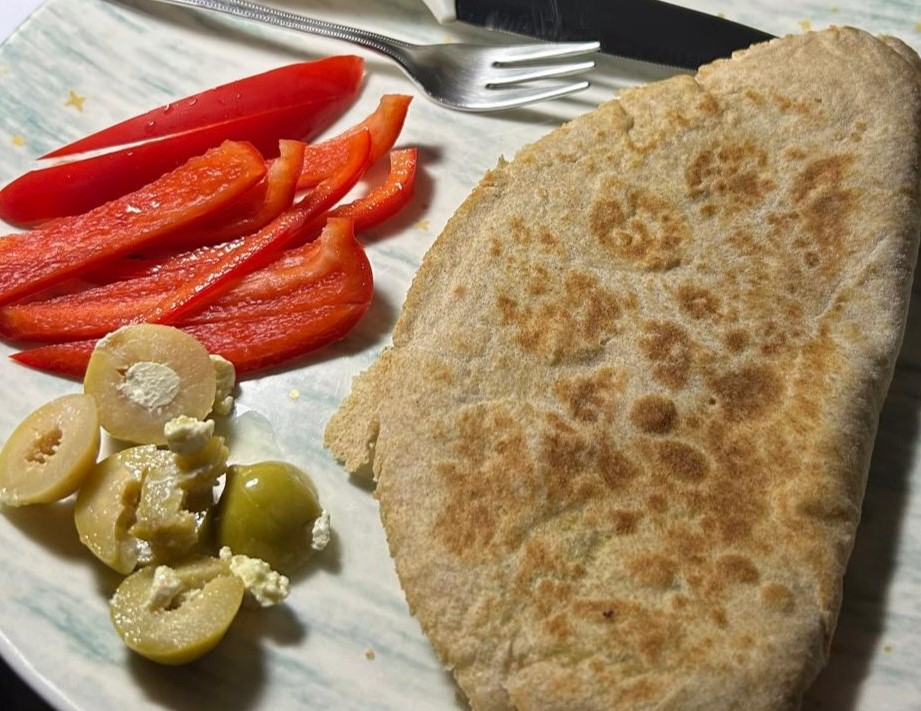
#> input picture breakfast.jpg, 921 x 711 px
$ python ImageProcessing.py
#> lines starting #> are read from the running program, lines starting #| are printed output that depends on the picture; after the words box and inside, x2 and y2 are one past the last pixel; in counts of white or black regions, pixels touching at a corner belong together
import numpy as np
import cv2 as cv
import matplotlib.pyplot as plt

img = cv.imread('breakfast.jpg')
#> img is the input picture: shape (711, 921, 3); mean B, G, R 95.8, 127, 162.2
cv.imshow("Display window", img)
k = cv.waitKey(0)
#> (key Esc is pressed here)

#*******************************************************************#
src_gray = cv.cvtColor(img, cv.COLOR_BGR2GRAY)
cv.imshow("Display window", src_gray)
k = cv.waitKey(0)
#> (key Esc is pressed here)

#*******************************************************************#
dst = cv.equalizeHist(src_gray)
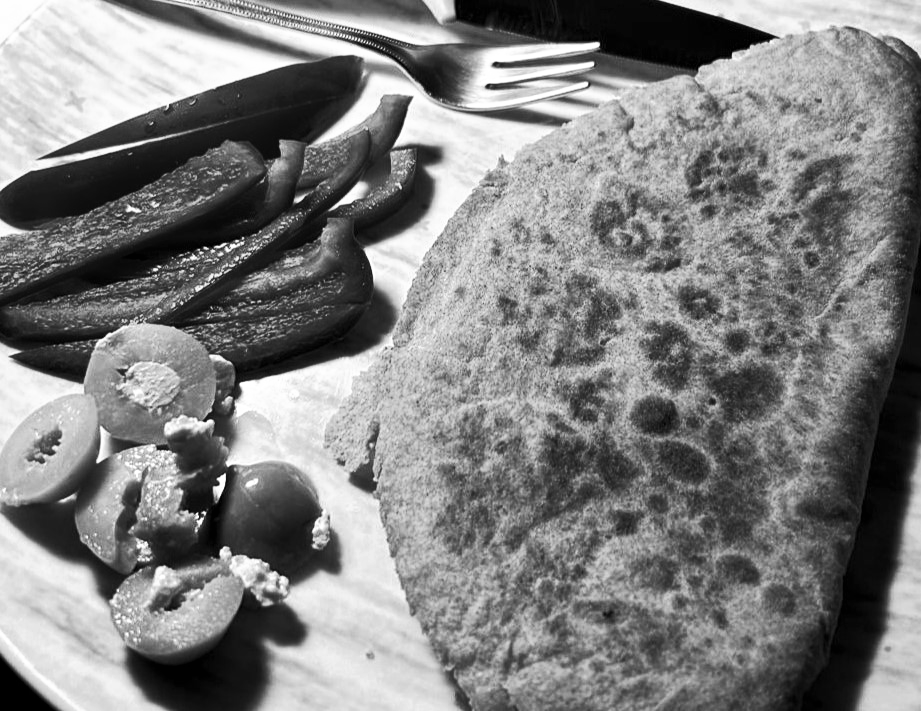
#> dst: shape (711, 921); min 0, max 255, mean 128.2
cv.imshow('Equalized Image', dst)
plt.hist(dst.ravel(),256,[0,256]); plt.show()
#> after `plt.hist(dst.ravel(), 256, [0, 256])`:
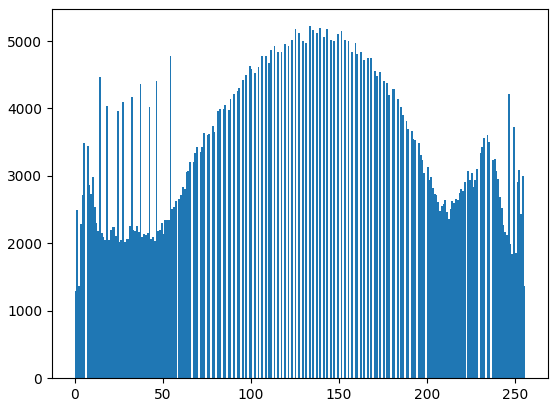
#> figure drawn by matplotlib, 1 panel; tallest bar 5220 high, from x = 133 to 134
cv.waitKey(0)

#***********************************************************************#
c = np.random.uniform(0, 2)
print("\n")
print(f"The Value of c: {c}")
print(" \n")


modifiedImage = cv.convertScaleAbs(src_gray, alpha=c, beta=0)

saturation = (modifiedImage >= 255) & (modifiedImage <= 255)
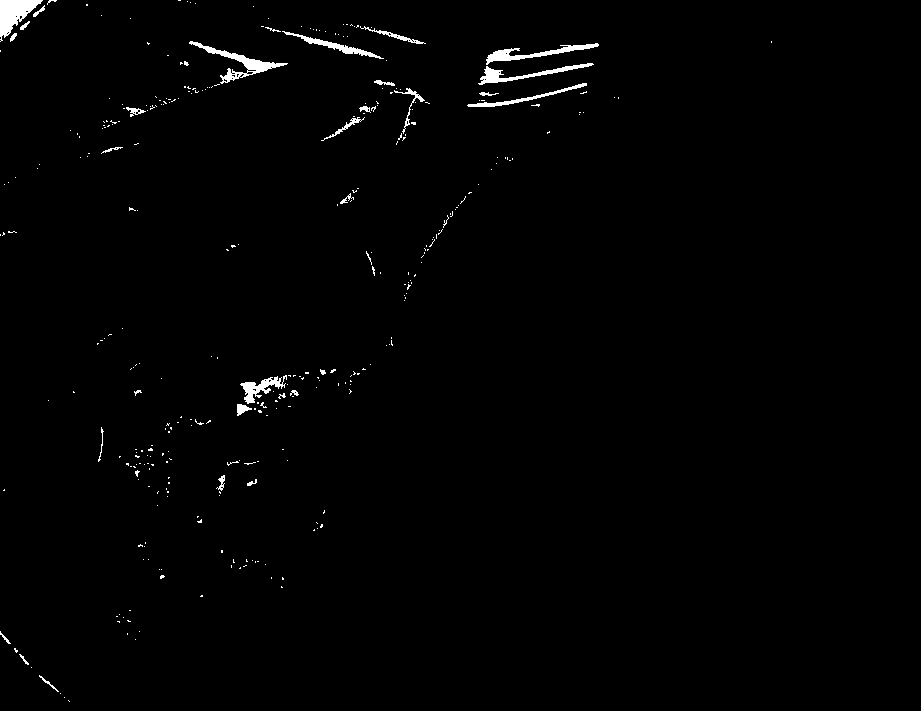
#> saturation: shape (711, 921) bool; 1% white; 341 white regions (309 under 20 px), largest, box (x1, y1, x2, y2) and area: (0, 0, 43, 42) 869, (189, 41, 288, 84) 821, (486, 43, 599, 65) 661

highlightSaturation = cv.cvtColor(modifiedImage, cv.COLOR_GRAY2BGR)

highlightSaturation[saturation] = [39, 123, 183]
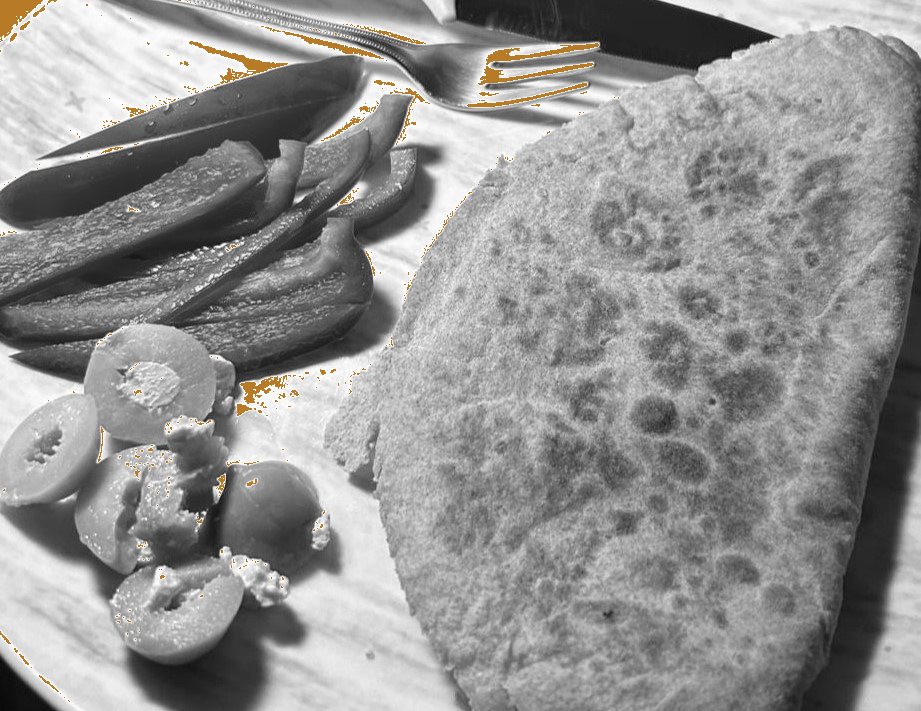
#> highlightSaturation: shape (711, 921, 3); mean B, G, R 144.7, 145.6, 146.2
cv.imshow("Modified Grayscale Image with No Highlighting", modifiedImage)
cv.imshow("Modified Image with Saturation Highlighted", highlightSaturation)

cv.waitKey(0)

#******************************************************************************#
kernel = np.array([[1, 2, 2],
                       [1, 8, 0],
                       [2, 5, 5]], np.float32)

dst1 = cv.filter2D(src_gray, -1, kernel)
dst_normalized = cv.normalize(dst1, None, 0, 255, cv.NORM_MINMAX)
dst_normalized = dst_normalized.astype(np.uint8)
cv.imshow("Original gray scale Image", src_gray)
cv.imshow("Filtered Image", dst_normalized)
cv.waitKey(0)
#*****************************************************************************#
img_height, img_width = src_gray.shape
#> img_height = 711; img_width = 921

mask_h = 500
mask_w = 500

x = np.random.randint(0, img_width - mask_w)
#> x = 117
y = np.random.randint(0, img_height - mask_h)
#> y = 192

mask = np.zeros(src_gray.shape[:2], np.uint8)
mask[y:y+mask_h, x:x+mask_w] = 255

masked_img = cv.bitwise_and(src_gray, src_gray, mask=mask)
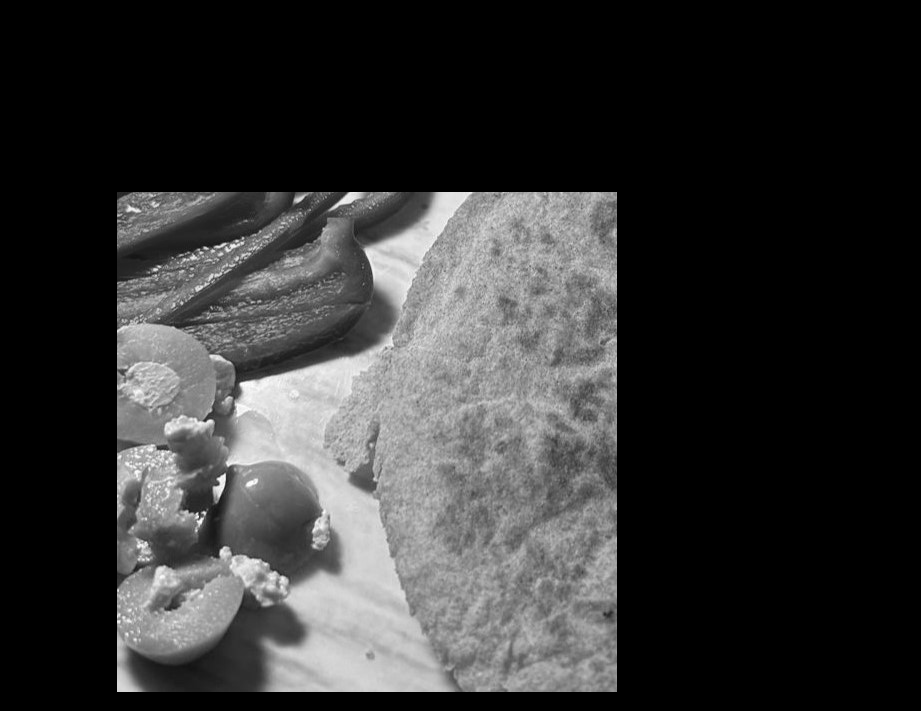
#> masked_img: shape (711, 921); min 0, max 254, mean 52.2

plt.subplot(131), plt.imshow(src_gray, 'gray'), plt.title("Original Image")
plt.subplot(132), plt.imshow(mask, 'gray'), plt.title("Mask")
plt.subplot(133), plt.imshow(masked_img, 'gray'), plt.title("Masked Image")

plt.show()
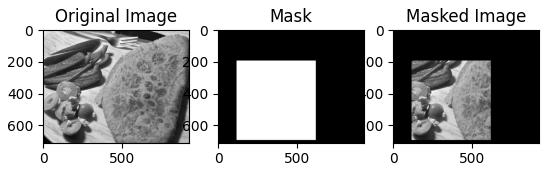
#> figure drawn by matplotlib, 3 panels

#*********************************************************************************#
edges = cv.Canny(src_gray,100,200)
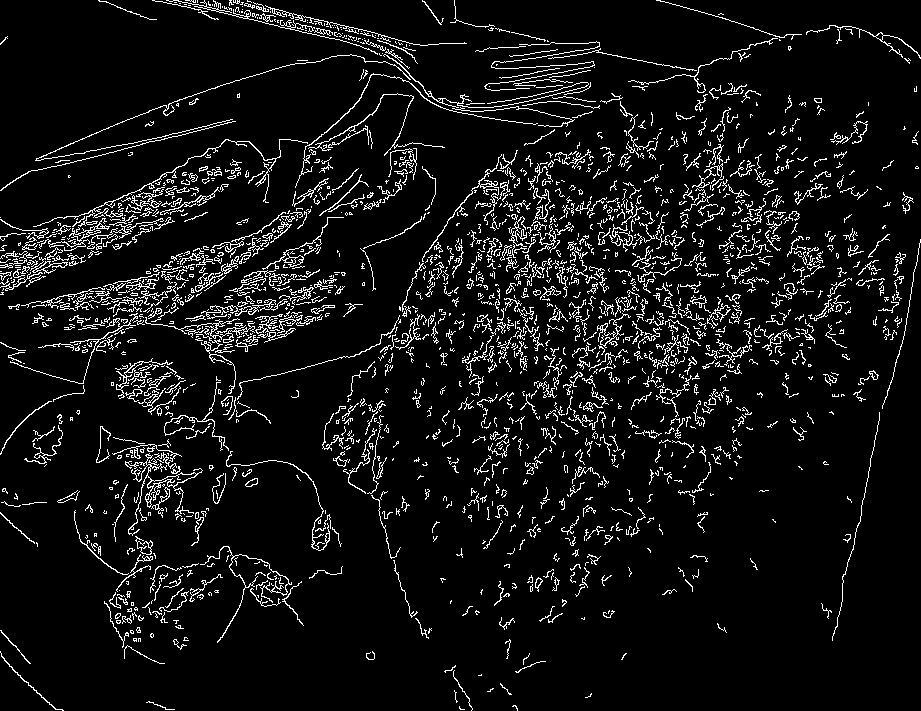
#> edges: shape (711, 921); 7.3% white in thin lines or dots
plt.subplot(121),plt.imshow(src_gray,cmap = 'gray')
plt.title('Original Image'), plt.xticks([]), plt.yticks([])
plt.subplot(122),plt.imshow(edges,cmap = 'gray')
plt.title('Edge Image'), plt.xticks([]), plt.yticks([])

plt.show()
#**********************************************************************************#
slectPoint = []

def mouse_event(event, x, y, flags, param):
    if event == cv.EVENT_LBUTTONDOWN:
        slectPoint.append((y, x))
        cv.destroyAllWindows()


cv.imshow("Select a Seed Point", src_gray)
cv.setMouseCallback("Select a Seed Point", mouse_event)
cv.waitKey(0)

if not slectPoint:
    print("You didn't select a point")
    exit()
#> (the program exits here)
